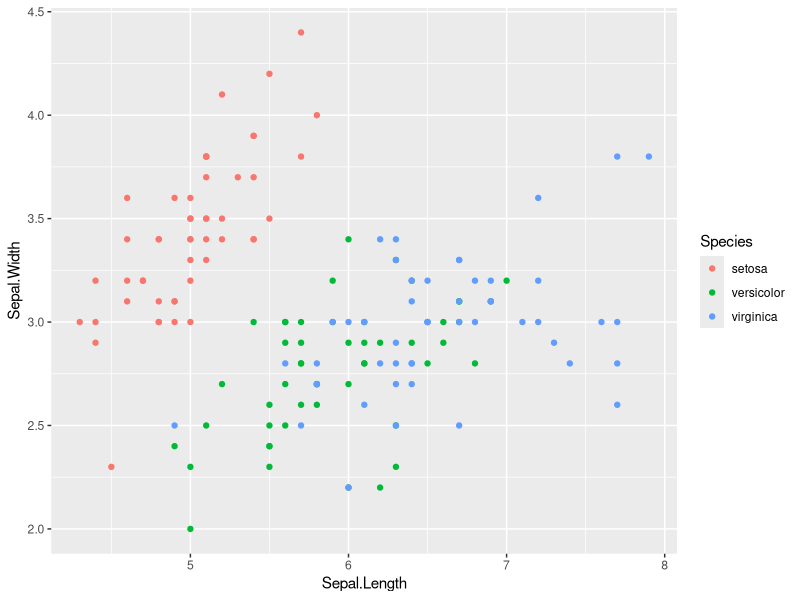
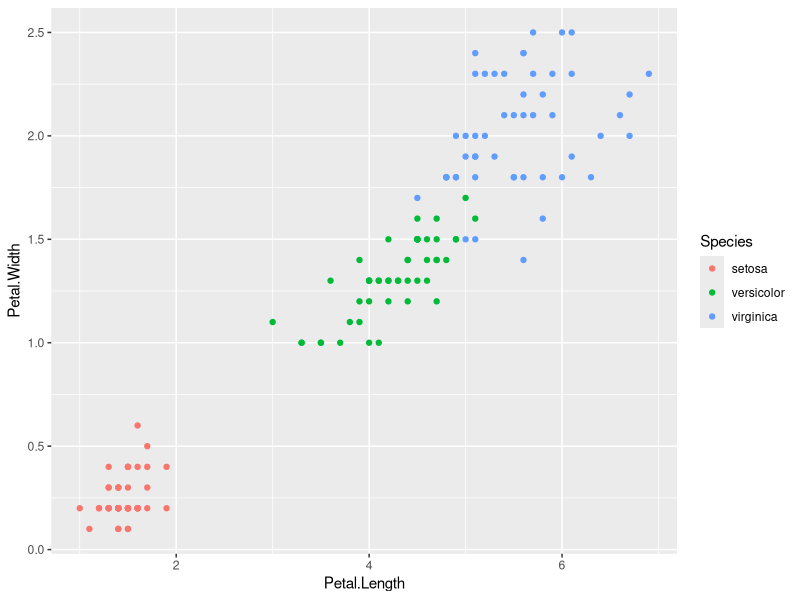
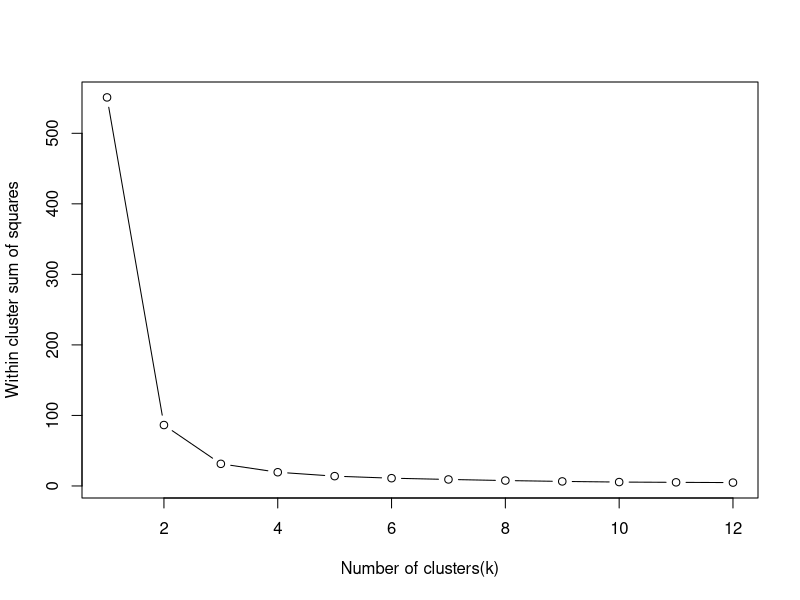

Generate these figures, in order, with R:
# iris dataset is from UCI ML repository.
# kmeans clustering example from Rpubs by RStudio: https://rpubs.com/AnanyaDu/361293
library(ggplot2) # we will use ggplot2 to visualize the data.

head(iris) # first 6 rows of the dataset

str(iris) # take a look at the structure of the iris data using str() function in R.
# dataset has 150 observations equally distributed observations among
# the three species: Setosa, Versicolor and Verginica.

summary(iris) # summary statistics of all the 4 variables Sepal.Length,Sepal.Width,
# Petal.Length and Petal.Width
# help("sapply")

sapply(iris[,-5], var)
# summary(iris)

# plot Sepal.Length Vs Sepal.Width using ggplot
ggplot(iris,aes(x = Sepal.Length, y = Sepal.Width, col= Species)) + geom_point()
# plot Petal.Length Vs Sepal.Width using ggplot
ggplot(iris,aes(x = Petal.Length, y = Petal.Width, col= Species)) + geom_point()


# kmeans clustering
# Read the documentation for kmeans() function
# https://stat.ethz.ch/R-manual/R-devel/library/stats/html/kmeans.html

# set seed for random
set.seed(300)

k.max <- 12
# tot.withinss = Total within-cluster sum of square
# iter.max = the maximum number of iterations allowed
# nstart = if centers is a number, how many random sets should be chosen.

wss<- sapply(1:k.max,function(k){kmeans(iris[,3:4],k,nstart = 20,iter.max = 20)$tot.withinss})
wss # within sum of squares.

plot(1:k.max,wss, type= "b", xlab = "Number of clusters(k)", ylab = "Within cluster sum of squares")

icluster <- kmeans(iris[,3:4],3,nstart = 20)
table(icluster$cluster,iris$Species)
# In the table we can see that most of the observations have been clustered correctly
# however, 2 of the versicolor have been put in the cluster with all the virginica
# and 4 of the virginica have been put in cluster 3 which mostly has versicolor.

